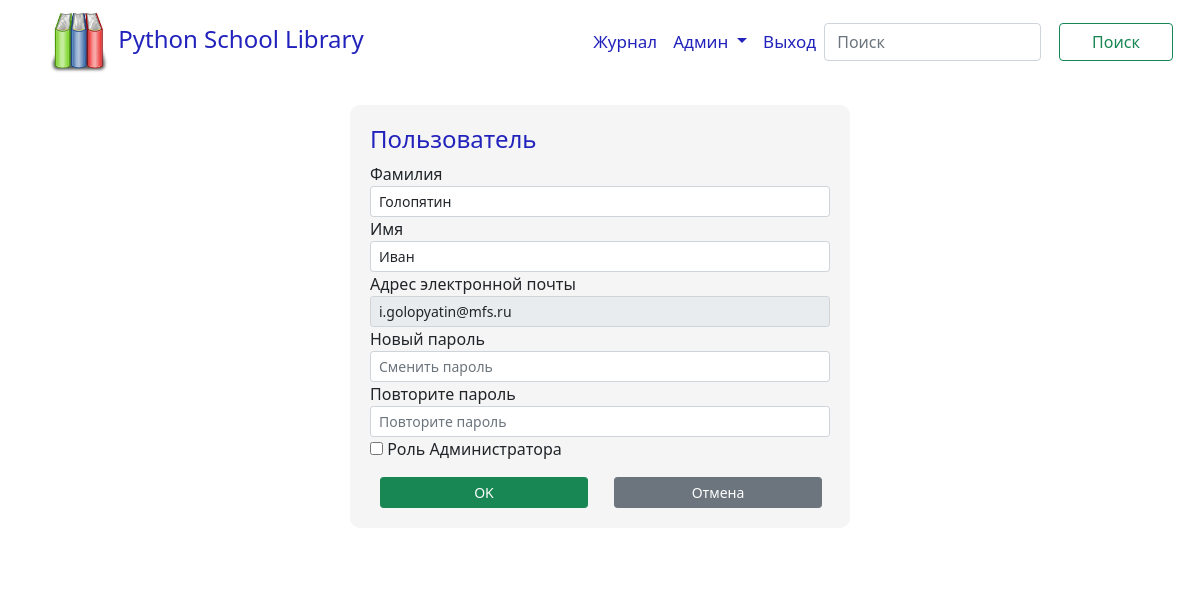
Page /users/4/edit/ (signed in) on the committed database.
### library/models/user.py (models this page shows, shortened)
class User(db.Model, UserMixin):
    __tablename__ = 'users'
    id = db.Column(db.Integer, primary_key=True, autoincrement=True)
    password_hash = db.Column(db.String(512), nullable=False)
    first_name = db.Column(db.String(64), nullable=False)
    last_name = db.Column(db.String(64), nullable=False)
    email = db.Column(db.String(100), unique=True, index=True)
    is_admin = db.Column(db.Boolean)
    books = db.relationship(
        'Book',
        secondary='orders',
        backref=db.backref('users', lazy='select'),
        lazy='select'
    )

### library/views/users_view.py (the view)
@blueprint.route('/users/<int:user_id>/edit/', methods=['GET', 'POST'])
@login_required
def edit_user(user_id):
    if not current_user.is_admin:
        return render_template('forbidden.html'), 403
    user = get_user_by_id(user_id)
    form = UserForm(obj=user)
    if form.cancel.data:
        return redirect(url_for('users.get_users'))
    if form.validate_on_submit():
        form.populate_obj(user)
        if form.password.data:
            user.set_password(form.password.data)
        db.session.commit()
        return redirect(url_for('users.get_users'))
    return render_template('user_form.html', form=form)

### library/forms/user_form.py
class UserForm(UserFormBase):
    email = StringField(
        'Адрес электронной почты',
        description='user@yandex.ru',
        render_kw={'readonly': True}
        )
    password = PasswordField(
        'Новый пароль',
        description='Сменить пароль',
        validators=[
            Optional('Пожалуйста введите новый пароль.'),
            EqualTo('confirm', message="Пароли должны совпадать."),
            Length(
                min=3,
                max=12,
                message="Пароль должен быть не менне 3 и не больее 12 символов."
            )
        ])
    confirm = PasswordField('Повторите пароль', description='Повторите пароль', )

### library/models/user.py (called while the page is built)
@login_manager.user_loader
def load_user(user_id):
    return User.query.get(int(user_id))

### library/views/users_view.py (called while the page is built)
def get_user_by_id(user_id):
    user = User.query.get(user_id)
    if not user:
        return redirect(url_for('users.get_users'))
    return user

### library/templates/user_form.html (shortened to what this page needs)
{% extends "base.html" %}
{% block main_content %}
    <div class="form-group">
        <form action="" method="post" novalidate>
            <h4>Пользователь</h4>
            <p>
                {{ form.last_name.label }}
                {{ form.last_name(class="form-control form-control-sm", placeholder=form.last_name.description) }}
                {{ form.first_name.label }}
                {{ form.first_name(class="form-control form-control-sm", placeholder=form.first_name.description) }}
                {{ form.email.label }}
                {{ form.email(class="form-control form-control-sm", placeholder=form.email.description) }}
                {{ form.password.label }}
                {{ form.password(class="form-control form-control-sm", placeholder=form.password.description) }}
                {{ form.confirm.label }}
                {{ form.confirm(class="form-control form-control-sm", placeholder=form.confirm.description) }}
                {{ form.is_admin() }} {{ form.is_admin.label }}
            </p>
            <div class="d-grid gap-2 d-md-flex justify-content-md-end">
                {{ form.submit(class="btn btn-success btn-sm me-md-2") }}
                {{ form.cancel(class="btn btn-secondary btn-sm me-md-2") }}
            </div>
        </form>
    </div>
{% endblock %}
{% block additional_css %}
    <link rel="stylesheet" href="{{ url_for('static', filename='css/user_form.css') }}"/>
{% endblock %}

### library/static/css/user_form.css (style rules this page uses)
.form-group { max-width: 500px; margin-left: auto; margin-right: auto; padding: 20px; border-radius: 10px; background-color: whitesmoke; }
.btn { width: 50%; margin-right: 10px; margin-left: 10px; }
h4 { color: #2222bc; }

### rows in the picture
User: last_name "Голопятин", first_name "Иван", email "i.golopyatin@mfs.ru"
